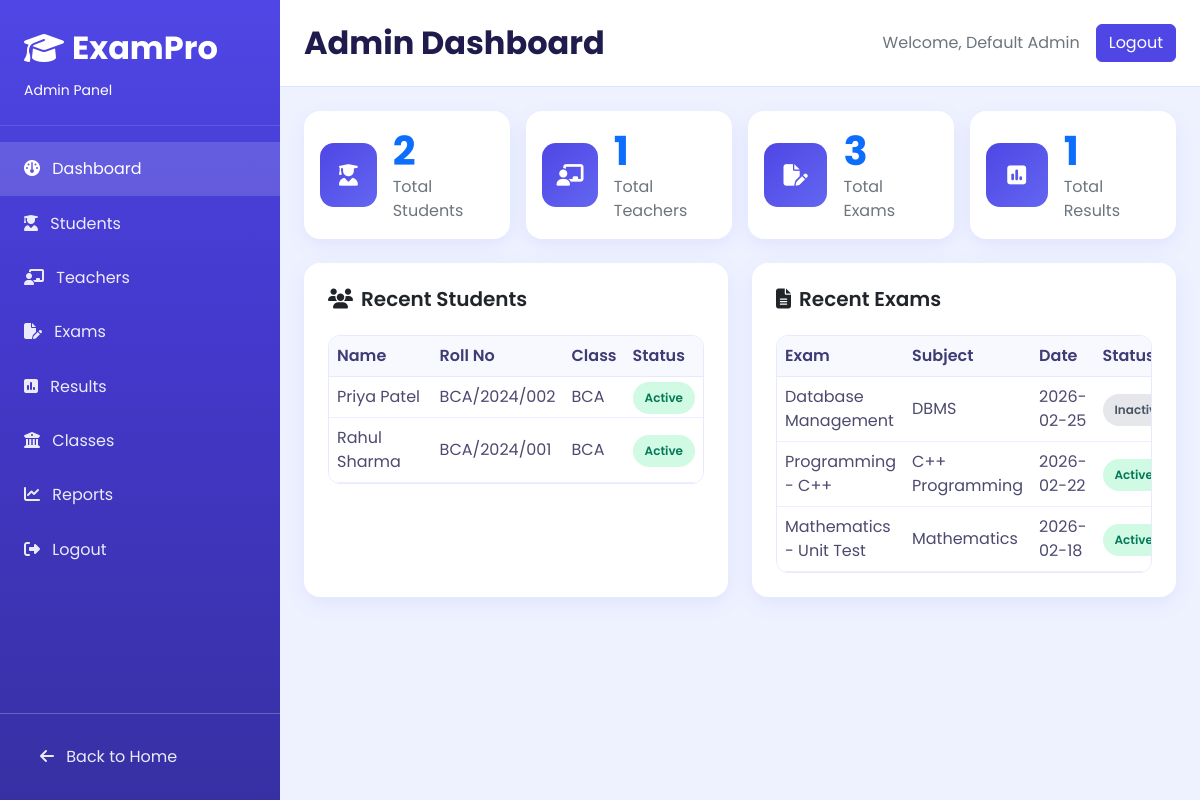
The page /pages/admin/dashboard.php (signed in) on the database its author committed.
### tables this page shows
CREATE TABLE IF NOT EXISTS students (
    id INT AUTO_INCREMENT PRIMARY KEY,
    name VARCHAR(100) NOT NULL,
    first_name VARCHAR(80) DEFAULT NULL,
    last_name VARCHAR(80) DEFAULT NULL,
    email VARCHAR(100) NOT NULL UNIQUE,
    phone VARCHAR(20) DEFAULT NULL,
    profile_image VARCHAR(255) DEFAULT NULL,
    roll_number VARCHAR(50) NOT NULL,
    department VARCHAR(50) DEFAULT 'BCA',
    password VARCHAR(255) NOT NULL,
    created_at TIMESTAMP DEFAULT CURRENT_TIMESTAMP,
    updated_at TIMESTAMP NULL DEFAULT CURRENT_TIMESTAMP ON UPDATE CURRENT_TIMESTAMP
);

CREATE TABLE IF NOT EXISTS exams (
    id INT AUTO_INCREMENT PRIMARY KEY,
    teacher_id INT NULL,
    title VARCHAR(200) NOT NULL,
    subject VARCHAR(100) NOT NULL,
    semester VARCHAR(50) DEFAULT 'Semester 2',
    total_questions INT NOT NULL,
    duration_minutes INT NOT NULL,
    status ENUM('scheduled', 'active', 'completed') DEFAULT 'scheduled',
    is_active TINYINT(1) NOT NULL DEFAULT 1,
    exam_date DATE NOT NULL,
    created_at TIMESTAMP DEFAULT CURRENT_TIMESTAMP,
    FOREIGN KEY (teacher_id) REFERENCES teachers(id) ON DELETE SET NULL
);

### pages/admin/dashboard.php (the view, shortened to what this page needs)
<?php
require_once __DIR__ . '/includes/auth.php';
require_once __DIR__ . '/includes/layout.php';
function adminCount(mysqli $conn, string $sql): int
{
    $stmt = $conn->prepare($sql);
    $stmt->execute();
    $value = (int) ($stmt->get_result()->fetch_assoc()['total'] ?? 0);
    return $value;
}
$stats = [
    ['title' => 'Total Students', 'value' => adminCount($conn, 'SELECT COUNT(*) AS total FROM students'), 'icon' => 'fa-user-graduate'],
    ['title' => 'Total Teachers', 'value' => adminCount($conn, 'SELECT COUNT(*) AS total FROM teachers'), 'icon' => 'fa-chalkboard-user'],
    ['title' => 'Total Exams', 'value' => adminCount($conn, 'SELECT COUNT(*) AS total FROM exams'), 'icon' => 'fa-file-pen'],
    ['title' => 'Total Results', 'value' => adminCount($conn, 'SELECT COUNT(*) AS total FROM student_exams'), 'icon' => 'fa-square-poll-vertical'],
];
$studentStmt = $conn->prepare('SELECT id, name, roll_number, department, created_at FROM students ORDER BY id DESC LIMIT ?');
$studentLimit = 5;
$studentStmt->bind_param('i', $studentLimit);
$studentStmt->execute();
$recentStudents = $studentStmt->get_result()->fetch_all(MYSQLI_ASSOC);
$examStmt = $conn->prepare('SELECT title, subject, exam_date, is_active FROM exams ORDER BY id DESC LIMIT ?');
$examLimit = 5;
$examStmt->bind_param('i', $examLimit);
$examStmt->execute();
$recentExams = $examStmt->get_result()->fetch_all(MYSQLI_ASSOC);
?>
<div class="row g-3 mb-4">
    <?php foreach ($stats as $stat): ?>
        <div class="col-sm-6 col-xl-3">
            <div class="card stat-card h-100">
                <div class="card-body d-flex align-items-center gap-3">
                    <div class="stat-icon">
                        <i class="fa-solid <?= htmlspecialchars($stat['icon']) ?>"></i>
                    </div>
                    <div>
                        <div class="display-6 fw-bold text-primary mb-0"><?= (int) $stat['value'] ?></div>
                        <div class="text-secondary"><?= htmlspecialchars($stat['title']) ?></div>
                    </div>
                </div>
            </div>
        </div>
    <?php endforeach; ?>
</div>
<div class="row g-4">
    <div class="col-12 col-xl-6">
        <div class="card content-card h-100">
            <div class="card-header bg-transparent border-0 pt-4 px-4">
                <h2 class="h5 fw-semibold mb-0"><i class="fa-solid fa-users me-2"></i>Recent Students</h2>
            </div>
            <div class="card-body pt-3 px-4 pb-4">
                <div class="table-responsive table-shell">
                    <table class="table align-middle">
                        <thead>
                        <tr>
                            <th>Name</th>
                            <th>Roll No</th>
                            <th>Class</th>
                            <th>Status</th>
                        </tr>
                        </thead>
                        <tbody>
                        <?php if (empty($recentStudents)): ?>
                            <tr><td colspan="4" class="text-center text-secondary">No students found.</td></tr>
                        <?php else: ?>
                            <?php foreach ($recentStudents as $student): ?>
                                <?php
                                $createdAt = strtotime((string) ($student['created_at'] ?? 'now'));
                                $isActive = (time() - $createdAt) <= 60 * 60 * 24 * 365;
                                ?>
                                <tr>
                                    <td><?= htmlspecialchars((string) $student['name']) ?></td>
                                    <td><?= htmlspecialchars((string) $student['roll_number']) ?></td>
                                    <td><?= htmlspecialchars((string) $student['department']) ?></td>
                                    <td>
                                        <span class="badge-status <?= $isActive ? 'badge-active' : 'badge-inactive' ?>">
                                            <?= $isActive ? 'Active' : 'Inactive' ?>
                                        </span>
                                    </td>
                                </tr>
                            <?php endforeach; ?>
                        <?php endif; ?>
                        </tbody>
                    </table>
                </div>
            </div>
        </div>
    </div>
    <div class="col-12 col-xl-6">
        <div class="card content-card h-100">
            <div class="card-header bg-transparent border-0 pt-4 px-4">
                <h2 class="h5 fw-semibold mb-0"><i class="fa-solid fa-file-lines me-2"></i>Recent Exams</h2>
            </div>
            <div class="card-body pt-3 px-4 pb-4">
                <div class="table-responsive table-shell">
                    <table class="table align-middle">
                        <thead>
                        <tr>
                            <th>Exam</th>
                            <th>Subject</th>
                            <th>Date</th>
                            <th>Status</th>
                        </tr>
                        </thead>
                        <tbody>
                        <?php if (empty($recentExams)): ?>
                            <tr><td colspan="4" class="text-center text-secondary">No exams found.</td></tr>
                        <?php else: ?>
                            <?php foreach ($recentExams as $exam): ?>
                                <?php $isActive = (int) ($exam['is_active'] ?? 0) === 1; ?>
                                <tr>
                                    <td><?= htmlspecialchars((string) $exam['title']) ?></td>
                                    <td><?= htmlspecialchars((string) $exam['subject']) ?></td>
                                    <td><?= htmlspecialchars((string) $exam['exam_date']) ?></td>
                                    <td>
                                        <span class="badge-status <?= $isActive ? 'badge-active' : 'badge-inactive' ?>">
                                            <?= $isActive ? 'Active' : 'Inactive' ?>
                                        </span>
                                    </td>
                                </tr>
                            <?php endforeach; ?>
                        <?php endif; ?>
                        </tbody>
                    </table>
                </div>
            </div>
        </div>
    </div>
</div>

### pages/admin/assets/admin.css (style rules this page uses)
:root { --ap-indigo: #4f46e5; --ap-indigo-dark: #3730a3; --ap-indigo-soft: #c7d2fe; --ap-bg: #eef2ff; --ap-panel: #ffffff; --ap-text: #1f1b4d; --ap-muted: #6b6b8c; }
body { font-family: 'Poppins', sans-serif; background: var(--ap-bg); color: var(--ap-text); }
.stat-card { border: 0; border-radius: 16px; box-shadow: 0 6px 20px rgba(79, 70, 229, 0.08); }
.stat-icon { width: 64px; height: 64px; border-radius: 14px; background: linear-gradient(135deg, var(--ap-indigo) 0%, #6366f1 100%); color: #fff; display: inline-flex; align-items: center; justify-content: center; font-size: 1.35rem; }
.content-card { border: 0; border-radius: 16px; box-shadow: 0 6px 22px rgba(79, 70, 229, 0.08); }
.table-shell { border: 1px solid #e7e9ff; border-radius: 12px; overflow: hidden; }
.table-shell .table { margin-bottom: 0; }
.table-shell .table thead th { background: #f8f9ff; color: #3f3b75; border-bottom: 1px solid #e7e9ff; font-weight: 600; }
.table-shell .table td { border-color: #ecefff; color: #4c4a6f; }
.badge-status { border-radius: 999px; padding: 0.45rem 0.75rem; font-weight: 600; font-size: 0.75rem; }
.badge-active { background: #d1fae5; color: #047857; }
.badge-inactive { background: #e5e7eb; color: #4b5563; }

### rows shown on the page
students: name "Priya Patel", roll_number "BCA/2024/002", department "BCA", shows "Active"
students: name "Rahul Sharma", roll_number "BCA/2024/001", department "BCA", shows "Active"
exams: title "Database Management", subject "DBMS", exam_date "2026-02-25", is_active "Inactive"
exams: title "Programming - C++", subject "C++ Programming", exam_date "2026-02-22", is_active "Active"
exams: title "Mathematics - Unit Test", subject "Mathematics", exam_date "2026-02-18", is_active "Active"

### other values the page prints
$title "Admin Dashboard"
$adminName "Default Admin"
$stat['value'] "2"
$stat['title'] "Total Students"
$stat['value'] "1"
$stat['title'] "Total Teachers"
$stat['value'] "3"
$stat['title'] "Total Exams"
$stat['title'] "Total Results"
